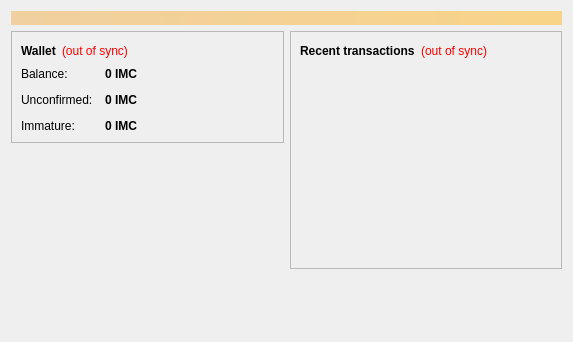
<?xml version="1.0" encoding="UTF-8"?>
<ui version="4.0">
 <class>OverviewPage</class>
 <widget class="QWidget" name="OverviewPage">
  <property name="geometry">
   <rect>
    <x>0</x>
    <y>0</y>
    <width>573</width>
    <height>342</height>
   </rect>
  </property>
  <property name="windowTitle">
   <string>Form</string>
  </property>
  <layout class="QVBoxLayout" name="topLayout">
   <item>
    <widget class="QLabel" name="labelAlerts">
     <property name="visible">
      <bool>false</bool>
     </property>
     <property name="styleSheet">
      <string notr="true">background-color: qlineargradient(x1: 0, y1: 0, x2: 1, y2: 0, stop:0 #F0D0A0, stop:1 #F8D488); color:#000000;</string>
     </property>
     <property name="wordWrap">
      <bool>true</bool>
     </property>
     <property name="margin">
      <number>3</number>
     </property>
    </widget>
   </item>
   <item>
    <layout class="QHBoxLayout" name="horizontalLayout" stretch="1,1">
     <item>
      <layout class="QVBoxLayout" name="verticalLayout_2">
       <item>
        <widget class="QFrame" name="frame">
         <property name="frameShape">
          <enum>QFrame::StyledPanel</enum>
         </property>
         <property name="frameShadow">
          <enum>QFrame::Raised</enum>
         </property>
         <layout class="QVBoxLayout" name="verticalLayout_4">
          <item>
           <layout class="QHBoxLayout" name="horizontalLayout_4">
            <item>
             <widget class="QLabel" name="label_5">
              <property name="font">
               <font>
                <weight>75</weight>
                <bold>true</bold>
               </font>
              </property>
              <property name="text">
               <string>Wallet</string>
              </property>
             </widget>
            </item>
            <item>
             <widget class="QLabel" name="labelWalletStatus">
              <property name="toolTip">
               <string>The displayed information may be out of date. Your wallet automatically synchronizes with the Imperialcredit network after a connection is established, but this process has not completed yet.</string>
              </property>
              <property name="styleSheet">
               <string notr="true">QLabel { color: red; }</string>
              </property>
              <property name="text">
               <string notr="true">(out of sync)</string>
              </property>
              <property name="alignment">
               <set>Qt::AlignLeading|Qt::AlignLeft|Qt::AlignVCenter</set>
              </property>
             </widget>
            </item>
            <item>
             <spacer name="horizontalSpacer_2">
              <property name="orientation">
               <enum>Qt::Horizontal</enum>
              </property>
              <property name="sizeHint" stdset="0">
               <size>
                <width>40</width>
                <height>20</height>
               </size>
              </property>
             </spacer>
            </item>
           </layout>
          </item>
          <item>
           <layout class="QFormLayout" name="formLayout_2">
            <property name="fieldGrowthPolicy">
             <enum>QFormLayout::AllNonFixedFieldsGrow</enum>
            </property>
            <property name="horizontalSpacing">
             <number>12</number>
            </property>
            <property name="verticalSpacing">
             <number>12</number>
            </property>
            <item row="0" column="0">
             <widget class="QLabel" name="label">
              <property name="text">
               <string>Balance:</string>
              </property>
             </widget>
            </item>
            <item row="0" column="1">
             <widget class="QLabel" name="labelBalance">
              <property name="font">
               <font>
                <weight>75</weight>
                <bold>true</bold>
               </font>
              </property>
              <property name="cursor">
               <cursorShape>IBeamCursor</cursorShape>
              </property>
              <property name="toolTip">
               <string>Your current balance</string>
              </property>
              <property name="text">
               <string notr="true">0 IMC</string>
              </property>
              <property name="textInteractionFlags">
               <set>Qt::LinksAccessibleByMouse|Qt::TextSelectableByKeyboard|Qt::TextSelectableByMouse</set>
              </property>
             </widget>
            </item>
            <item row="1" column="0">
             <widget class="QLabel" name="label_3">
              <property name="text">
               <string>Unconfirmed:</string>
              </property>
             </widget>
            </item>
            <item row="1" column="1">
             <widget class="QLabel" name="labelUnconfirmed">
              <property name="font">
               <font>
                <weight>75</weight>
                <bold>true</bold>
               </font>
              </property>
              <property name="cursor">
               <cursorShape>IBeamCursor</cursorShape>
              </property>
              <property name="toolTip">
               <string>Total of transactions that have yet to be confirmed, and do not yet count toward the current balance</string>
              </property>
              <property name="text">
               <string notr="true">0 IMC</string>
              </property>
              <property name="textInteractionFlags">
               <set>Qt::LinksAccessibleByMouse|Qt::TextSelectableByKeyboard|Qt::TextSelectableByMouse</set>
              </property>
             </widget>
            </item>
            <item row="2" column="0">
             <widget class="QLabel" name="labelImmatureText">
              <property name="text">
               <string>Immature:</string>
              </property>
             </widget>
            </item>
            <item row="2" column="1">
             <widget class="QLabel" name="labelImmature">
              <property name="font">
               <font>
                <weight>75</weight>
                <bold>true</bold>
               </font>
              </property>
              <property name="toolTip">
               <string>Mined balance that has not yet matured</string>
              </property>
              <property name="text">
               <string notr="true">0 IMC</string>
              </property>
              <property name="textInteractionFlags">
               <set>Qt::LinksAccessibleByMouse|Qt::TextSelectableByKeyboard|Qt::TextSelectableByMouse</set>
              </property>
             </widget>
            </item>
           </layout>
          </item>
         </layout>
        </widget>
       </item>
       <item>
        <spacer name="verticalSpacer">
         <property name="orientation">
          <enum>Qt::Vertical</enum>
         </property>
         <property name="sizeHint" stdset="0">
          <size>
           <width>20</width>
           <height>40</height>
          </size>
         </property>
        </spacer>
       </item>
      </layout>
     </item>
     <item>
      <layout class="QVBoxLayout" name="verticalLayout_3">
       <item>
        <widget class="QFrame" name="frame_2">
         <property name="frameShape">
          <enum>QFrame::StyledPanel</enum>
         </property>
         <property name="frameShadow">
          <enum>QFrame::Raised</enum>
         </property>
         <layout class="QVBoxLayout" name="verticalLayout">
          <item>
           <layout class="QHBoxLayout" name="horizontalLayout_2">
            <item>
             <widget class="QLabel" name="label_4">
              <property name="text">
               <string>&lt;b&gt;Recent transactions&lt;/b&gt;</string>
              </property>
             </widget>
            </item>
            <item>
             <widget class="QLabel" name="labelTransactionsStatus">
              <property name="toolTip">
               <string>The displayed information may be out of date. Your wallet automatically synchronizes with the Imperialcredit network after a connection is established, but this process has not completed yet.</string>
              </property>
              <property name="styleSheet">
               <string notr="true">QLabel { color: red; }</string>
              </property>
              <property name="text">
               <string notr="true">(out of sync)</string>
              </property>
              <property name="alignment">
               <set>Qt::AlignRight|Qt::AlignTrailing|Qt::AlignVCenter</set>
              </property>
             </widget>
            </item>
            <item>
             <spacer name="horizontalSpacer">
              <property name="orientation">
               <enum>Qt::Horizontal</enum>
              </property>
              <property name="sizeHint" stdset="0">
               <size>
                <width>40</width>
                <height>20</height>
               </size>
              </property>
             </spacer>
            </item>
           </layout>
          </item>
          <item>
           <widget class="QListView" name="listTransactions">
            <property name="styleSheet">
             <string notr="true">QListView { background: transparent; }</string>
            </property>
            <property name="frameShape">
             <enum>QFrame::NoFrame</enum>
            </property>
            <property name="verticalScrollBarPolicy">
             <enum>Qt::ScrollBarAlwaysOff</enum>
            </property>
            <property name="horizontalScrollBarPolicy">
             <enum>Qt::ScrollBarAlwaysOff</enum>
            </property>
            <property name="selectionMode">
             <enum>QAbstractItemView::NoSelection</enum>
            </property>
           </widget>
          </item>
         </layout>
        </widget>
       </item>
       <item>
        <spacer name="verticalSpacer_2">
         <property name="orientation">
          <enum>Qt::Vertical</enum>
         </property>
         <property name="sizeHint" stdset="0">
          <size>
           <width>20</width>
           <height>40</height>
          </size>
         </property>
        </spacer>
       </item>
      </layout>
     </item>
    </layout>
   </item>
  </layout>
 </widget>
 <resources/>
 <connections/>
</ui>
